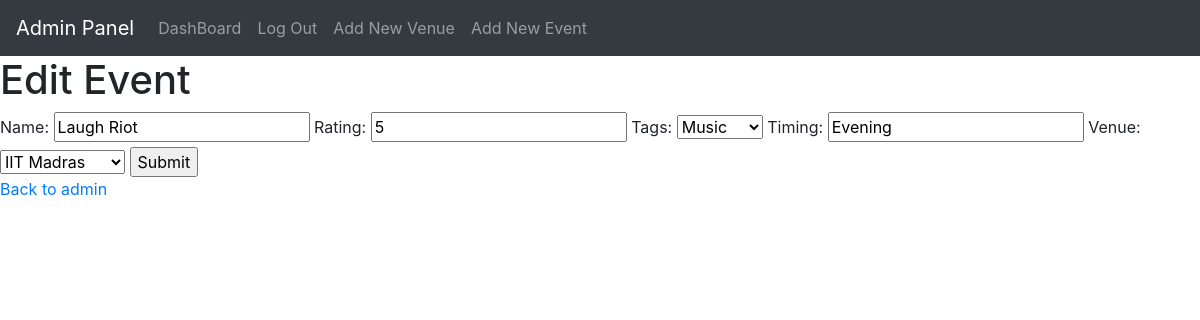
/edit_event/1 (signed in), run on the app's committed database.
### app.py (models this page shows)
class Event(db.Model):
    id = db.Column(db.Integer, primary_key=True)
    date = db.Column(db.String(100), nullable=False)
    name = db.Column(db.String(100), nullable=False)
    rating = db.Column(db.Integer, nullable=False)
    tags = db.Column(db.String(20), nullable=False)
    timing = db.Column(db.String(50), nullable=False)
    price = db.Column(db.Integer, default=200)
    venue_id = db.Column(db.Integer, db.ForeignKey('venue.id'), nullable=False)

### app.py (the view, shortened to what this page needs)
@app.route('/edit_event/<int:id>', methods=['GET', 'POST'])
@login_required
def edit_event(id):
    if current_user.isAdmin != 1:
        error = " You dont have permission, Login as Admin"
        return render_template('admin_login.html', error=error)
    event = Event.query.get_or_404(id)
    venues = Venue.query.all()
    return render_template('edit_event.html', event=event, venues=venues)

### app.py (called while the page is built)
@login_manager.user_loader
def load_user(id):
    return User.query.get(int(id))

### templates/edit_event.html (shortened to what this page needs)
<!DOCTYPE html>
<html>
  <head>
    <link
      rel="stylesheet"
      href="https://maxcdn.bootstrapcdn.com/bootstrap/4.5.2/css/bootstrap.min.css"
    />
  </head>
  <body>
    <nav class="navbar navbar-expand-md navbar-dark bg-dark">
      <a class="navbar-brand" href="#">Admin Panel</a>
      <div class="collapse navbar-collapse" id="navbarNav">
        <ul class="navbar-nav">
          <li class="nav-item">
            <a class="nav-link" href="{{ url_for('admin') }}">DashBoard</a>
          </li>
          <li class="nav-item">
            <a class="nav-link" href="{{ url_for('logout') }}">Log Out</a>
          </li>
          <li class="nav-item">
            <a class="nav-link" href="{{ url_for('add_venue') }}"
              >Add New Venue</a
            >
          </li>
          <li class="nav-item">
            <a class="nav-link" href="{{ url_for('add_event') }}"
              >Add New Event</a
            >
          </li>
        </ul>
      </div>
    </nav>
    <h1>Edit Event</h1>
    <form action="{{ url_for('edit_event', id=event.id) }}" method="post">
      <label for="name">Name:</label>
      <input
        type="text"
        id="name"
        name="name"
        value="{{ event.name }}"
        required
      />
      <label for="rating">Rating:</label>
      <input type="number" name="rating" value="{{ event.rating }}" required />
      <label for="tags">Tags:</label>
      <select name="tags" required>
        <option value="Action">Music</option>
      </select>
      <label for="timing">Timing: </label>
      <input type="text" name="timing" value="{{ event.timing }}" required />
      <label for="venue">Venue:</label>
      <select name="venue" required>
        {% for venue in venues %} {% if venue.id == event.venue_id %}
        <option value="{{ venue.id }}" selected>{{ venue.name }}</option>
        {% else %}
        <option value="{{ venue.id }}">{{ venue.name }}</option>
        {% endif %} {% endfor %}
      </select>
      <input type="submit" value="Submit" />
    </form>
    <a href="{{ url_for('admin') }}">Back to admin</a>
  </body>
</html>

### data on the page
Event: name "Laugh Riot", rating "5", timing "Evening"

### other printed values
form field venue "IIT Madras"
